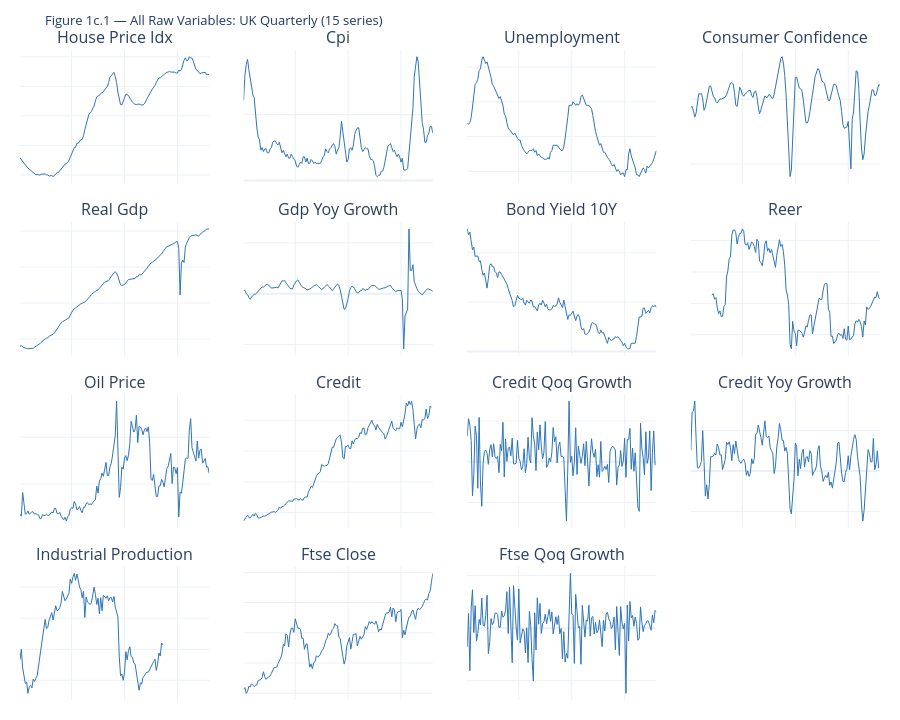

Notebook code cell kept with this figure:
### Markdown cell above
### 1c — UK Quarterly

**Note:** No UK aggregate default series is available at quarterly frequency back to 1990.
This dataset supports Stage 1 macro forecasting only. Sections requiring a target variable
use `uk_gdp_yoy_growth` as a reference.

### Code cell
TARGET_UKQ    = None
PREFIX_UKQ    = 'uk_'
RECESSIONS_UKQ = RECESSIONS_UK

raw_ukq = pd.read_csv(PATHS['UK_Q'], index_col=0, parse_dates=True)
raw_ukq.index = pd.DatetimeIndex(raw_ukq.index).to_period('Q').to_timestamp('Q')
raw_ukq = raw_ukq.sort_index()
df_ukq  = raw_ukq.loc[WINDOW_START:].copy()

print(f'Shape: {df_ukq.shape}  |  {df_ukq.index.min().date()} to {df_ukq.index.max().date()}')
print(f'Columns ({df_ukq.shape[1]}): {df_ukq.columns.tolist()}')

completeness = pd.DataFrame({
    'Non-null':    df_ukq.notna().sum(),
    'Missing':     df_ukq.isna().sum(),
    'Missing (%)': (df_ukq.isna().sum() / len(df_ukq) * 100).round(1),
    'First valid': df_ukq.apply(lambda s: (
        f'{s.first_valid_index().year}-Q{s.first_valid_index().quarter}'
        if s.first_valid_index() is not None else None)),
    'Last valid':  df_ukq.apply(lambda s: (
        f'{s.last_valid_index().year}-Q{s.last_valid_index().quarter}'
        if s.last_valid_index() is not None else None)),
})
display(completeness.style
        .map(c_missing, subset=['Missing (%)'])
        .format({'Missing (%)': '{:.1f}'})
        .set_caption('Table 1c.1 — Completeness: UK Quarterly (raw dataset)'))

raw_cols = list(raw_ukq.columns)
ncols = 4
nrows = int(np.ceil(len(raw_cols) / ncols))
fig2 = make_subplots(
    rows=nrows, cols=ncols,
    subplot_titles=[v.replace('uk_', '').replace('_', ' ').title() for v in raw_cols],
    vertical_spacing=0.06, horizontal_spacing=0.04)
for i, var in enumerate(raw_cols):
    r, c = i // ncols + 1, i % ncols + 1
    fig2.add_trace(go.Scatter(
        x=df_ukq.index, y=df_ukq[var], mode='lines',
        line=dict(color=BLUE, width=1.0), showlegend=False), row=r, col=c)
fig2.update_xaxes(showticklabels=False)
fig2.update_yaxes(showticklabels=False)
fig2.update_layout(
    title=dict(text=f'Figure 1c.1 — All Raw Variables: UK Quarterly ({len(raw_cols)} series)',
               font=dict(size=13, color=NAVY)),
    template=TEMPLATE, height=nrows * 180,
    margin=dict(t=50, b=20, l=20, r=20))
fig2.show()

### Figure 1 — Plotly figure (JSON) as saved in the notebook; plotly's stock layout.template omitted (floating-point values rounded to 4 significant figures; data arrays with more than 128 entries replaced by an {"elided": "..."} marker saying what was removed)
{"data": [{"line": {"color": "#2E75B6", "width": 1}, "mode": "lines", "showlegend": false, "type": "scatter", "x": {"elided": "144 str values"}, "xaxis": "x", "y": {"elided": "144 float values"}, "yaxis": "y"}, {"line": {"color": "#2E75B6", "width": 1}, "mode": "lines", "showlegend": false, "type": "scatter", "x": {"elided": "144 str values"}, "xaxis": "x2", "y": {"elided": "144 float values"}, "yaxis": "y2"}, {"line": {"color": "#2E75B6", "width": 1}, "mode": "lines", "showlegend": false, "type": "scatter", "x": {"elided": "144 str values"}, "xaxis": "x3", "y": {"elided": "144 float values"}, "yaxis": "y3"}, {"line": {"color": "#2E75B6", "width": 1}, "mode": "lines", "showlegend": false, "type": "scatter", "x": {"elided": "144 str values"}, "xaxis": "x4", "y": {"elided": "144 float values"}, "yaxis": "y4"}, {"line": {"color": "#2E75B6", "width": 1}, "mode": "lines", "showlegend": false, "type": "scatter", "x": {"elided": "144 str values"}, "xaxis": "x5", "y": {"elided": "144 float values"}, "yaxis": "y5"}, {"line": {"color": "#2E75B6", "width": 1}, "mode": "lines", "showlegend": false, "type": "scatter", "x": {"elided": "144 str values"}, "xaxis": "x6", "y": {"elided": "144 float values"}, "yaxis": "y6"}, {"line": {"color": "#2E75B6", "width": 1}, "mode": "lines", "showlegend": false, "type": "scatter", "x": {"elided": "144 str values"}, "xaxis": "x7", "y": {"elided": "144 float values"}, "yaxis": "y7"}, {"line": {"color": "#2E75B6", "width": 1}, "mode": "lines", "showlegend": false, "type": "scatter", "x": {"elided": "144 str values"}, "xaxis": "x8", "y": {"elided": "144 float values"}, "yaxis": "y8"}, {"line": {"color": "#2E75B6", "width": 1}, "mode": "lines", "showlegend": false, "type": "scatter", "x": {"elided": "144 str values"}, "xaxis": "x9", "y": {"elided": "144 float values"}, "yaxis": "y9"}, {"line": {"color": "#2E75B6", "width": 1}, "mode": "lines", "showlegend": false, "type": "scatter", "x": {"elided": "144 str values"}, "xaxis": "x10", "y": {"elided": "144 float values"}, "yaxis": "y10"}, {"line": {"color": "#2E75B6", "width": 1}, "mode": "lines", "showlegend": false, "type": "scatter", "x": {"elided": "144 str values"}, "xaxis": "x11", "y": {"elided": "144 float values"}, "yaxis": "y11"}, {"line": {"color": "#2E75B6", "width": 1}, "mode": "lines", "showlegend": false, "type": "scatter", "x": {"elided": "144 str values"}, "xaxis": "x12", "y": {"elided": "144 float values"}, "yaxis": "y12"}, {"line": {"color": "#2E75B6", "width": 1}, "mode": "lines", "showlegend": false, "type": "scatter", "x": {"elided": "144 str values"}, "xaxis": "x13", "y": {"elided": "144 float values"}, "yaxis": "y13"}, {"line": {"color": "#2E75B6", "width": 1}, "mode": "lines", "showlegend": false, "type": "scatter", "x": {"elided": "144 str values"}, "xaxis": "x14", "y": {"elided": "144 float values"}, "yaxis": "y14"}, {"line": {"color": "#2E75B6", "width": 1}, "mode": "lines", "showlegend": false, "type": "scatter", "x": {"elided": "144 str values"}, "xaxis": "x15", "y": {"elided": "144 float values"}, "yaxis": "y15"}], "layout": {"annotations": [{"font": {"size": 16}, "showarrow": false, "text": "House Price Idx", "x": 0.11, "xanchor": "center", "xref": "paper", "y": 1, "yanchor": "bottom", "yref": "paper"}, {"font": {"size": 16}, "showarrow": false, "text": "Cpi", "x": 0.37, "xanchor": "center", "xref": "paper", "y": 1, "yanchor": "bottom", "yref": "paper"}, {"font": {"size": 16}, "showarrow": false, "text": "Unemployment", "x": 0.63, "xanchor": "center", "xref": "paper", "y": 1, "yanchor": "bottom", "yref": "paper"}, {"font": {"size": 16}, "showarrow": false, "text": "Consumer Confidence", "x": 0.89, "xanchor": "center", "xref": "paper", "y": 1, "yanchor": "bottom", "yref": "paper"}, {"font": {"size": 16}, "showarrow": false, "text": "Real Gdp", "x": 0.11, "xanchor": "center", "xref": "paper", "y": 0.735, "yanchor": "bottom", "yref": "paper"}, {"font": {"size": 16}, "showarrow": false, "text": "Gdp Yoy Growth", "x": 0.37, "xanchor": "center", "xref": "paper", "y": 0.735, "yanchor": "bottom", "yref": "paper"}, {"font": {"size": 16}, "showarrow": false, "text": "Bond Yield 10Y", "x": 0.63, "xanchor": "center", "xref": "paper", "y": 0.735, "yanchor": "bottom", "yref": "paper"}, {"font": {"size": 16}, "showarrow": false, "text": "Reer", "x": 0.89, "xanchor": "center", "xref": "paper", "y": 0.735, "yanchor": "bottom", "yref": "paper"}, {"font": {"size": 16}, "showarrow": false, "text": "Oil Price", "x": 0.11, "xanchor": "center", "xref": "paper", "y": 0.47, "yanchor": "bottom", "yref": "paper"}, {"font": {"size": 16}, "showarrow": false, "text": "Credit", "x": 0.37, "xanchor": "center", "xref": "paper", "y": 0.47, "yanchor": "bottom", "yref": "paper"}, {"font": {"size": 16}, "showarrow": false, "text": "Credit Qoq Growth", "x": 0.63, "xanchor": "center", "xref": "paper", "y": 0.47, "yanchor": "bottom", "yref": "paper"}, {"font": {"size": 16}, "showarrow": false, "text": "Credit Yoy Growth", "x": 0.89, "xanchor": "center", "xref": "paper", "y": 0.47, "yanchor": "bottom", "yref": "paper"}, {"font": {"size": 16}, "showarrow": false, "text": "Industrial Production", "x": 0.11, "xanchor": "center", "xref": "paper", "y": 0.205, "yanchor": "bottom", "yref": "paper"}, {"font": {"size": 16}, "showarrow": false, "text": "Ftse Close", "x": 0.37, "xanchor": "center", "xref": "paper", "y": 0.205, "yanchor": "bottom", "yref": "paper"}, {"font": {"size": 16}, "showarrow": false, "text": "Ftse Qoq Growth", "x": 0.63, "xanchor": "center", "xref": "paper", "y": 0.205, "yanchor": "bottom", "yref": "paper"}], "height": 720, "margin": {"b": 20, "l": 20, "r": 20, "t": 50}, "title": {"font": {"color": "#1F3864", "size": 13}, "text": "Figure 1c.1 — All Raw Variables: UK Quarterly (15 series)"}, "xaxis": {"anchor": "y", "domain": [0, 0.22], "showticklabels": false}, "xaxis10": {"anchor": "y10", "domain": [0.26, 0.48], "showticklabels": false}, "xaxis11": {"anchor": "y11", "domain": [0.52, 0.74], "showticklabels": false}, "xaxis12": {"anchor": "y12", "domain": [0.78, 1], "showticklabels": false}, "xaxis13": {"anchor": "y13", "domain": [0, 0.22], "showticklabels": false}, "xaxis14": {"anchor": "y14", "domain": [0.26, 0.48], "showticklabels": false}, "xaxis15": {"anchor": "y15", "domain": [0.52, 0.74], "showticklabels": false}, "xaxis16": {"anchor": "y16", "domain": [0.78, 1], "showticklabels": false}, "xaxis2": {"anchor": "y2", "domain": [0.26, 0.48], "showticklabels": false}, "xaxis3": {"anchor": "y3", "domain": [0.52, 0.74], "showticklabels": false}, "xaxis4": {"anchor": "y4", "domain": [0.78, 1], "showticklabels": false}, "xaxis5": {"anchor": "y5", "domain": [0, 0.22], "showticklabels": false}, "xaxis6": {"anchor": "y6", "domain": [0.26, 0.48], "showticklabels": false}, "xaxis7": {"anchor": "y7", "domain": [0.52, 0.74], "showticklabels": false}, "xaxis8": {"anchor": "y8", "domain": [0.78, 1], "showticklabels": false}, "xaxis9": {"anchor": "y9", "domain": [0, 0.22], "showticklabels": false}, "yaxis": {"anchor": "x", "domain": [0.795, 1], "showticklabels": false}, "yaxis10": {"anchor": "x10", "domain": [0.265, 0.47], "showticklabels": false}, "yaxis11": {"anchor": "x11", "domain": [0.265, 0.47], "showticklabels": false}, "yaxis12": {"anchor": "x12", "domain": [0.265, 0.47], "showticklabels": false}, "yaxis13": {"anchor": "x13", "domain": [0, 0.205], "showticklabels": false}, "yaxis14": {"anchor": "x14", "domain": [0, 0.205], "showticklabels": false}, "yaxis15": {"anchor": "x15", "domain": [0, 0.205], "showticklabels": false}, "yaxis16": {"anchor": "x16", "domain": [0, 0.205], "showticklabels": false}, "yaxis2": {"anchor": "x2", "domain": [0.795, 1], "showticklabels": false}, "yaxis3": {"anchor": "x3", "domain": [0.795, 1], "showticklabels": false}, "yaxis4": {"anchor": "x4", "domain": [0.795, 1], "showticklabels": false}, "yaxis5": {"anchor": "x5", "domain": [0.53, 0.735], "showticklabels": false}, "yaxis6": {"anchor": "x6", "domain": [0.53, 0.735], "showticklabels": false}, "yaxis7": {"anchor": "x7", "domain": [0.53, 0.735], "showticklabels": false}, "yaxis8": {"anchor": "x8", "domain": [0.53, 0.735], "showticklabels": false}, "yaxis9": {"anchor": "x9", "domain": [0.265, 0.47], "showticklabels": false}}}
